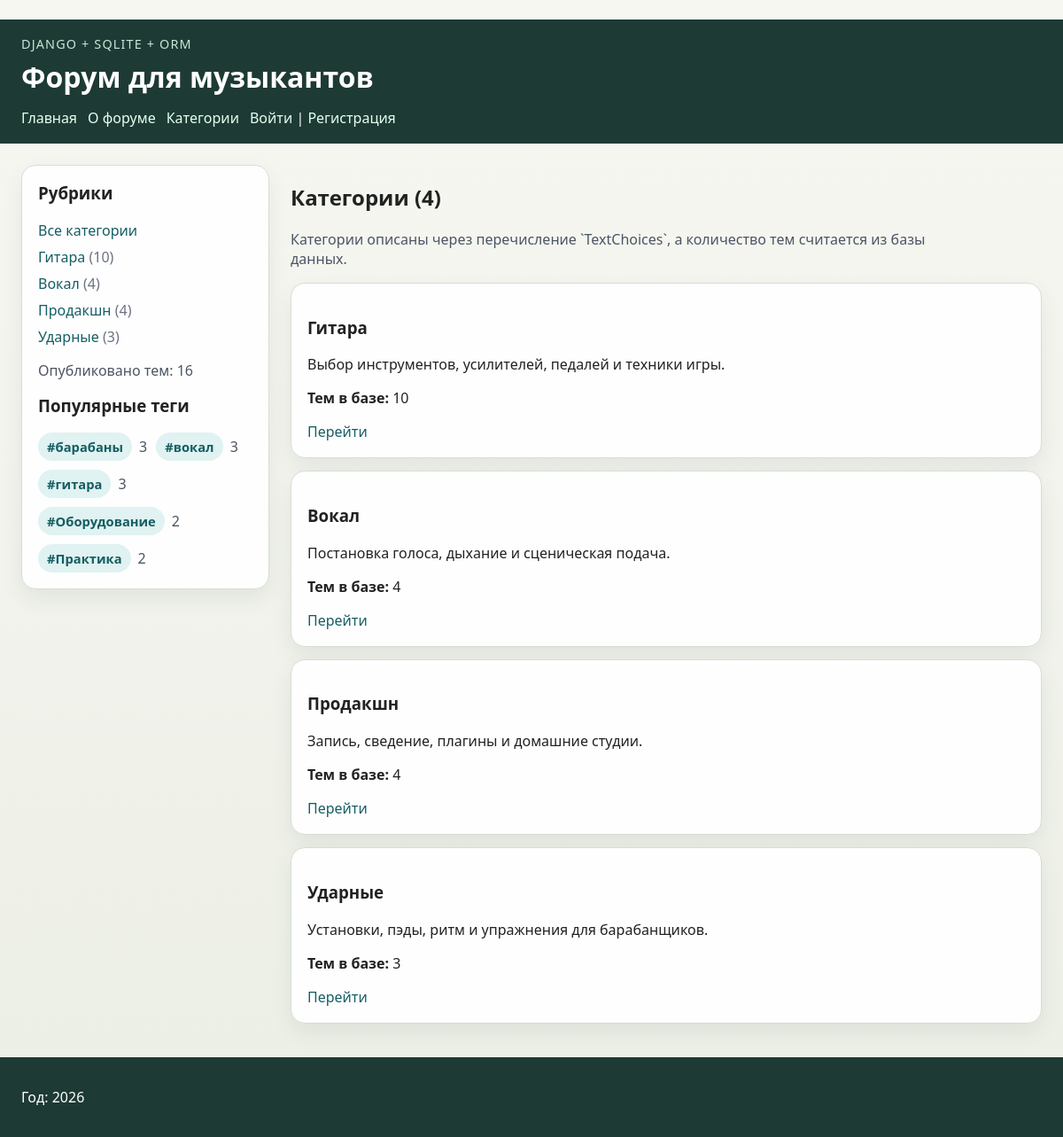
Page /categories/ on the committed database.
### musicforum/models.py (models this page shows, shortened)
class Tag(models.Model):
    name = models.CharField("Название тега", max_length=100, unique=True)
    slug = models.SlugField("Слаг", max_length=100, unique=True, allow_unicode=True)
    class Meta:
        ordering = ("name",)
        verbose_name = "тег"
        verbose_name_plural = "теги"

### musicforum/views.py (the view)
# urls.py: path("categories/", views.CategoriesView.as_view(), name="categories"),
class CategoriesView(DataMixin, TemplateView):
    template_name = "musicforum/categories.html"
    title_page = "Категории"
    def get_context_data(self, **kwargs):
        context = super().get_context_data(**kwargs)
        return self.get_mixin_context(
            context,
            categories=Discussion.get_category_catalog(),
        )

### musicforum/data.py (called while the page is built)
def get_menu():
    return MENU

### musicforum/models.py (called while the page is built)
    def with_status(self, status):
        if not status:
            return self
        return self.filter(status=status)

    def published(self):
        return self.with_status(DiscussionStatus.PUBLISHED)

    def category_totals(self):
        return dict(
            self.get_queryset()
            .values("category")
            .annotate(total=Count("id"))
            .values_list("category", "total")
        )

    @classmethod
    def get_category_catalog(cls):
        totals = cls.objects.category_totals()
        return [
            {
                "slug": value,
                "title": label,
                "description": cls.CATEGORY_DESCRIPTIONS.get(value, ""),
                "count": totals.get(value, 0),
            }
            for value, label in cls.Category.choices
        ]

    @classmethod
    def get_status_options(cls):
        return list(cls.Status.choices)

    @classmethod
    def get_ordering_options(cls):
        return cls.ORDERING_OPTIONS

### musicforum/templatetags/musicforum_tags.py (called while the page is built)
@register.simple_tag
def forum_name():
    return "Форум для музыкантов"

@register.simple_tag
def published_discussions_total():
    return Discussion.objects.published().count()

@register.inclusion_tag("musicforum/includes/category_list.html")
def show_categories(selected_slug=""):
    return {
        "categories": Discussion.get_category_catalog(),
        "selected_slug": selected_slug,
    }

@register.inclusion_tag("musicforum/includes/popular_tags.html")
def show_popular_tags(limit=5):
    return {
        "popular_tags": Tag.objects.annotate(total=Count("discussions", distinct=True))
        .filter(total__gt=0)
        .order_by("-total", "name")[:limit]
    }

### musicforum/utils.py (called while the page is built)
    def get_mixin_context(self, context, **kwargs):
        if self.title_page:
            context["title"] = self.title_page
        context["menu"] = get_menu()
        context["current_category"] = ""
        context["category_options"] = Discussion.Category.choices
        context["status_options"] = Discussion.get_status_options()
        context["ordering_options"] = Discussion.get_ordering_options()
        context["all_tags"] = Tag.objects.order_by("name")
        context.update(kwargs)
        return context

### users/context_processors.py (called while the page is built)
def get_forum_context(request):
    return {'menu': get_menu()}

### musicforum/templates/musicforum/categories.html
{% extends 'musicforum/base.html' %}
{% block content %}
    <h2>{{ title }} ({{ categories|length }})</h2>
    <p class="lead">Категории описаны через перечисление `TextChoices`, а количество тем считается из базы данных.</p>
    <ul class="category-cards">
        {% for cat in categories %}
            <li>
                <h3>{{ cat.title }}</h3>
                <p>{{ cat.description|default:"Описание появится позже." }}</p>
                <p><strong>Тем в базе:</strong> {{ cat.count }}</p>
                <a href="{% url 'musicforum:category' cat.slug %}">Перейти</a>
            </li>
        {% endfor %}
    </ul>
{% endblock %}

### musicforum/templates/musicforum/includes/popular_tags.html
{% if popular_tags %}
    <ul class="tag-cloud">
        {% for tag in popular_tags %}
            <li>
                <span class="tag-badge">#{{ tag.name }}</span>
                <span class="tag-total">{{ tag.total }}</span>
            </li>
        {% endfor %}
    </ul>
{% else %}
    <p class="sidebar-summary">Теги появятся после заполнения базы.</p>
{% endif %}

### musicforum/static/musicforum/css/styles.css (style rules this page uses)
body { margin: 0; font-family: "Segoe UI", sans-serif; background: linear-gradient(180deg, #f7f7f2 0%, #ecefe6 100%); color: #202321; }
a { color: #155e63; text-decoration: none; }
.menu, .category-list, .discussion-list, .category-cards { list-style: none; padding: 0; margin: 0; }
.sidebar, .discussion-list li, .category-cards li, .detail-card, .filter-form, .editor-form, .stat-card { background: rgba(255, 255, 255, 0.94); border: 1px solid #d6ddd5; border-radius: 16px; box-shadow: 0 10px 24px rgba(30, 58, 52, 0.08); }
.lead { color: #4b5563; max-width: 720px; }
.discussion-list li, .category-cards li { padding: 18px; margin-bottom: 14px; }
.tag-list, .tag-cloud, .comment-list { list-style: none; padding: 0; margin: 0; }
.tag-list, .tag-selector, .tag-cloud { display: flex; flex-wrap: wrap; gap: 10px; }
.tag-badge { display: inline-flex; align-items: center; padding: 6px 10px; border-radius: 999px; background: #e0f2f1; color: #155e63; font-size: 0.92rem; font-weight: 600; }
.tag-cloud li { display: flex; align-items: center; gap: 8px; }
.tag-total { color: #4b5563; }

### rows in the picture
Tag: name "барабаны", total "3"
Tag: name "вокал", total "3"
Tag: name "гитара", total "3"
Tag: name "Оборудование", total "2"
Tag: name "Практика", total "2"

### other values in the picture
{{ item.title }} "Главная" "О форуме" "Категории"
{{ cat.title }} "Гитара" "Вокал" "Продакшн" "Ударные"
{{ cat.count }} "10" "4" "4" "3"
{{ title }} "Категории"
{{ categories|length }} "4"
{{ cat.description|default:"Описание появится позже." }} "Выбор инструментов, усилителей, педалей и техники игры." "Постановка голоса, дыхание и сценическая подача." "Запись, сведение, плагины и домашние студии." "Установки, пэды, ритм и упражнения для барабанщиков."
